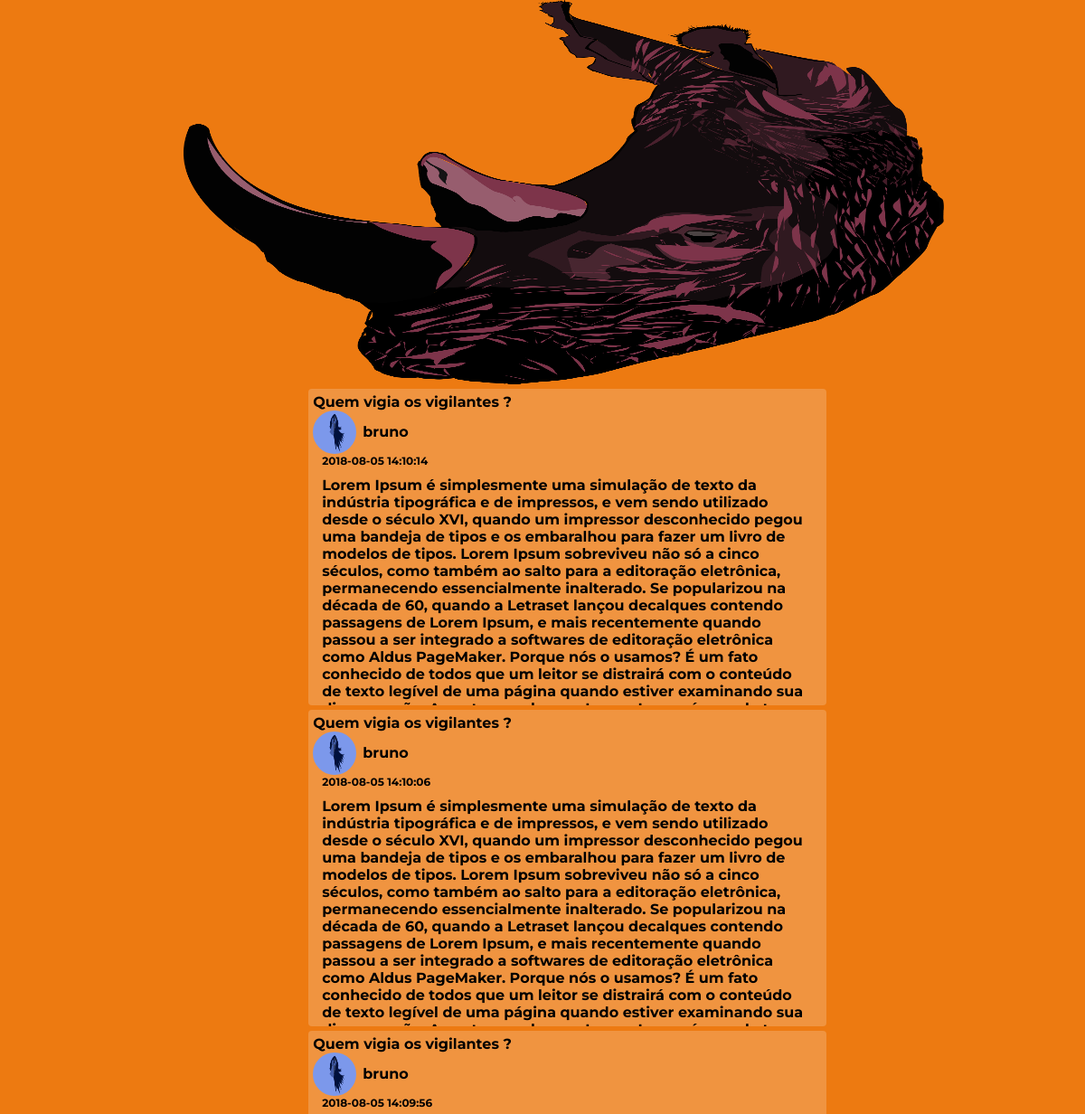
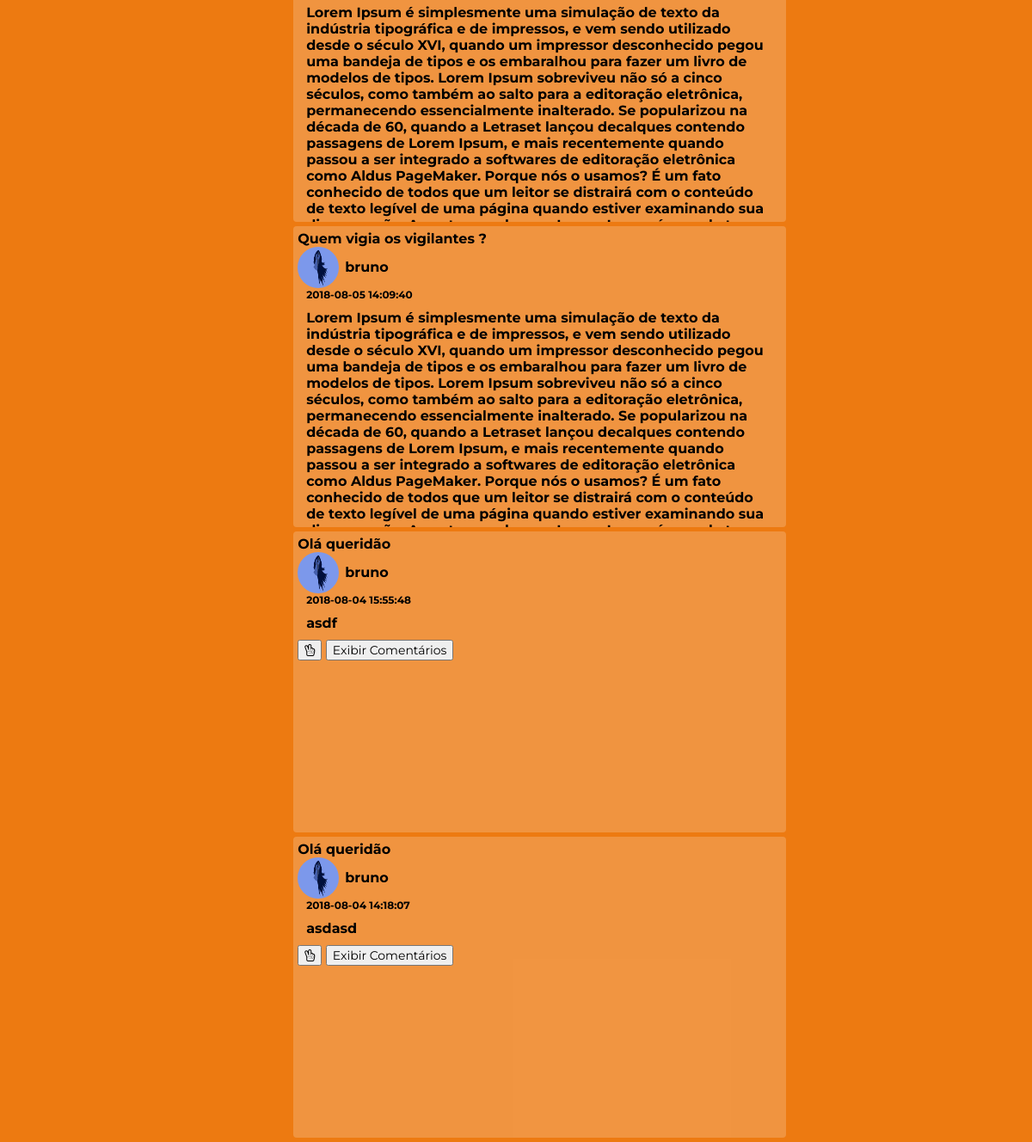
Page /perfil.php (signed in) on the committed database (2 pictures, top to bottom).
### tables this page shows
CREATE TABLE IF NOT EXISTS `users` (
  `id` int(11) NOT NULL AUTO_INCREMENT,
  `nome` varchar(70) NOT NULL,
  `email` varchar(200) NOT NULL,
  `password` varchar(200) NOT NULL,
  `data` datetime NOT NULL,
  `foto` varchar(255) NOT NULL,
  `fotocapa` varchar(255) NOT NULL,
  PRIMARY KEY (`id`),
  UNIQUE KEY `email` (`email`)
);

CREATE TABLE IF NOT EXISTS `posts` (
  `id_post` int(11) NOT NULL AUTO_INCREMENT,
  `id_pergunta` int(11) NOT NULL,
  `texto` varchar(5000) NOT NULL,
  `id_user` int(11) NOT NULL,
  `nome` varchar(255) NOT NULL,
  `data` datetime NOT NULL,
  `like_count` int(11) DEFAULT NULL,
  `created` int(11) DEFAULT NULL,
  PRIMARY KEY (`id_post`),
  KEY `fk_per_post` (`id_pergunta`),
  KEY `id_user` (`id_user`)
);

CREATE TABLE IF NOT EXISTS `pergunta` (
  `id_per` int(11) NOT NULL AUTO_INCREMENT,
  `perguntas` varchar(255) NOT NULL,
  `data` datetime NOT NULL DEFAULT CURRENT_TIMESTAMP ON UPDATE CURRENT_TIMESTAMP,
  PRIMARY KEY (`id_per`)
);

### processos/dao.usuario.php (called while the page is built, shortened)
<?php
	class UsuarioDAO extends Conexao{
		function listarUsuario(){
			$resultado = $this->query("SELECT * FROM users");
			$resultado->setFetchMode(PDO::FETCH_ASSOC);
			$lista = $resultado->fetchAll();
			return $lista;
		}
	}

### processos/dao.registro.php (called while the page is built, shortened)
<?php
	class RegistroDAO extends Conexao{
		function BuscarEmail($email){
			$comando = $this->prepare("SELECT * FROM users WHERE email= ?");
			try{
				$param = array($email);
				$comando->execute($param);
				$comando->setFetchMode(PDO::FETCH_ASSOC);
				$resultado = $comando->fetchAll();
			}catch(Exception $e){
				$this->Mensagem = $e->getMessage();
				return null;
			}
			$usu = null;
			if(count($resultado)>=1){
				$usu = $resultado[0];
			}
			return $usu;
		}
	}
?>

### processos/dao.post.php (called while the page is built, shortened)
<?php
	class PostDAO extends Conexao{
		function ListarPost(){
			$resultado = $this->query("SELECT p.*, ask.perguntas as perg, u.foto as usuariofoto, u.nome as usuarionome,
									  u.fotocapa as usuariocapa
									  FROM posts p inner join pergunta ask ON (p.id_pergunta = ask.id_per)
									  	   inner join users u ON (p.id_user = u.id) ORDER by data DESC
									  ");
			$resultado->setFetchMode(PDO::FETCH_ASSOC);
			$lista = $resultado->fetchAll();
			return $lista;
		}
}
?>

### perfil.php (the view, shortened to what this page needs)
<?php
include("inc/topo.php");
require_once("processos/dao.registro.php");
include("processos/dao.post.php");
require_once("processos/dao.usuario.php");
$postDAO = new PostDAO();
$postslista = $postDAO->ListarPost();
$usuarioDAO = new UsuarioDAO();
$usuariolista = $usuarioDAO->listarUsuario();
?>
	<link rel="stylesheet" type="text/css" href="css/perfil.css">
	<section class="perfil">
		<section id="infoPerfil">
			<div class="fotoCapa">
				<?php foreach($usuariolista as $usuario){
						if($_SESSION["usuario"] == $usuario["id"] && $usuario["fotocapa"] != null){?>
				<img id="fotoCapaPerfil" src="fotos/capa/<?=$usuario["fotocapa"]?>"/>
			<?php }else if ($_SESSION["usuario"] == $usuario["id"] && $usuario["fotocapa"] == null){?>
				<img id="fotoCapaPerfil" src="fotos/capa/fotocapa.png"/>
			<?php }}?>
			</div>
		</section>
		<section class="postUsuario">
			<?php
				foreach($postslista as $post){
					if($post["nome"] == $_SESSION["usuario.nome"]){
			?>
				<div class="commentPerfil">
					<div class="conteudoPost">
						<h3 id="perguntatexto"><?=$post["perg"];?></h3>
						<img id="campoFotoFeed" src="fotos/perfil/<?=$post["usuariofoto"]?>"/>
						<p id="user"><b><?=$post["nome"];?></br></p>
						<span id="dataPost"><?=$post["data"];?></span>
						<p id="texto"><?=$post["texto"];?></p>
						<button style="font-size:14px"><i class="fa fa-hand-peace-o"></i></button>
						<button style="font-size:14px" id="abre_comentario"
								onClick="$('#<?=$post["id_post"];?>').fadeToggle();">Exibir Comentários
						</button>
					</div>
				</div>
			<?php }} ?>
		</section>
	</section>

### inc/topo.php (shortened to what this page needs)
<?php
include("processos/dao.registro.php");
$usuariosDAO = new RegistroDAO();
$buscarEmail = $usuariosDAO->BuscarEmail($_SESSION["usuario.email"]);
?>
<!doctype html>
<html>
<head>
	<link rel="stylesheet" href="https://cdnjs.cloudflare.com/ajax/libs/font-awesome/4.7.0/css/font-awesome.min.css">
	<link rel="stylesheet" type="text/css" href="../css/menulateral.css"/>
	<link rel="stylesheet" type="text/css" href="../css/main_footer.css"/>
</head>
<body>
	<header class="lateral">
		<nav  class="container">
		<ul class="box">
			<div id="fotoCapa">
					<div id="campoPerfil">
						<li class="userFoto">
				<a href="perfil.php"><?php if($buscarEmail["foto"] == null){?>
								<i class="fa fa-id-badge" style="font-size:48px"></i><?php
										}else{?>
				<img id="fotoPerfil" src="fotos/perfil/<?=$buscarEmail["foto"]?>"/><?php }?><p id="nomeUsu"><?=$buscarEmail["nome"]?></p>
			</a>
			</li>
			</div>
				</div>
		</ul>
		</nav>
	</header>
	<main>

### css/menulateral.css (style rules this page uses)
* { margin: 0; font-family: 'Montserrat', sans-serif; font-size: 12pt; outline: none; transition: all .23s ease-in-out; }
*, *:before, *:after { -webkit-box-sizing: border-box; -moz-box-sizing: border-box; box-sizing: border-box; }
body { margin-left:55px; background-color: #9370DB; }
.lateral { padding:0 50px 0 0; -moz-transition: all 0.5s ease; -webkit-transition: all 0.5s ease; -o-transition: all 0.5s ease; transition: all 0.5s ease; font-size:0.8em; background:rgb(44,62,80); height:100%; overflow:hidden; width:370px; position:fixed; top:0; left:-320px; }
.lateral:before { z-index:1000; content: url(icone-menu.png); font-size:4em; color:white; position:fixed; left:4px; top:45px; }
.lateral .box { list-style-type:none; margin-bottom:1em;; padding-bottom:1em; }
.container { position:relative; font-size:0.7em; margin:1em 0 1em 6em; padding:0; }
.container li { padding:0; margin:0; }
.container li a, .container li a:link { font-size:0.9em; color:rgb(255,255,255); text-decoration: none; padding: 0.8em 0 0.8em 1em; display: block; -moz-transition: all 1.2s ease; -webkit-transition: all 1.2s ease; -o-transition: all 1.2s ease; transition: all 1.2s ease; }
#fotoCapa { position: relative; width: 276px; height: 76px; }
#campoPerfil { position: absolute; left: 45%; margin-left: -120px; top: 80%; margin-top: -61px; width:100%; height: 100%; }
.userFoto { width: 100%; height: 100%; }

### css/main_footer.css (style rules this page uses)
main { min-height: 100vh; min-height: -webkit-calc(100vh - 100px); min-height: -moz-calc(100vh - 100px); min-height: calc(100vh - 100px); }

### css/perfil.css (style rules this page uses)
* { margin: 0; font-family: 'Montserrat', sans-serif; outline: none; transition: all .23s ease-in-out; }
body { margin-left:55px; }
#infoPerfil { width: 100%; height: 100%; padding: 0; }
div.fotoCapa { position: relative; width: 841px; height: 425px; padding: 0; max-height: 425px; left: 50%; margin-left: -425px; }
#fotoCapaPerfil { position: relative; margin-top: 0; min-width: 100%; min-height: 100%; max-width: 50%; max-height: 425px; left: 50%; margin-left: -420px; z-index: -1; }
#campoFotoFeed { width: 48px; height: 48px; border-radius: 50%; }
.commentPerfil { display: block; position: relative; padding:5px; max-width: 50%; max-height:300px; min-height: 350px; left: 50%; margin-left: -25%; margin-top: 5px; margin-bottom:5px; border-radius: 4px; overflow-y: auto; background-color:rgba(255,255,255,0.2); }
p#texto { margin: 0; padding: 10px; height: auto; }
#user { display: block; margin-top: -38px; margin-left: 55px; }
#dataPost { display: block; font-size: 9pt; margin-left: 10px; margin-top: 15px; }

### rows in the picture
users: fotocapa (picture)
posts: id_pergunta.perguntas "Quem vigia os vigilantes ?", id_user.foto (picture), nome "bruno", data "2018-08-05 14:10:14", texto "Lorem Ipsum é simplesmente uma simulação de texto da indústria tipográfica e de impressos, e vem sendo utilizado desde o século XVI, quando um impressor desconhecido pegou uma bandeja de tipos e os embaralhou para fazer um livro de modelos de tipos. Lorem Ipsum sobreviveu não só a cinco séculos, como também ao salto para a editoração eletrônica, permanecendo essencialmente inalterado. Se popularizou na década de 60, quando a Letraset lançou decalques contendo passagens de Lorem Ipsum, e mais recentemente quando passou a ser integrado a softwares de editoração eletrônica como Aldus PageMaker. Porque nós o usamos? É um fato conhecido de todos que um leitor se distrairá com o conteúdo de texto…"
posts: id_pergunta.perguntas "Quem vigia os vigilantes ?", id_user.foto (picture), nome "bruno", data "2018-08-05 14:10:06", texto "Lorem Ipsum é simplesmente uma simulação de texto da indústria tipográfica e de impressos, e vem sendo utilizado desde o século XVI, quando um impressor desconhecido pegou uma bandeja de tipos e os embaralhou para fazer um livro de modelos de tipos. Lorem Ipsum sobreviveu não só a cinco séculos, como também ao salto para a editoração eletrônica, permanecendo essencialmente inalterado. Se popularizou na década de 60, quando a Letraset lançou decalques contendo passagens de Lorem Ipsum, e mais recentemente quando passou a ser integrado a softwares de editoração eletrônica como Aldus PageMaker. Porque nós o usamos? É um fato conhecido de todos que um leitor se distrairá com o conteúdo de texto…"
posts: id_pergunta.perguntas "Quem vigia os vigilantes ?", id_user.foto (picture), nome "bruno", data "2018-08-05 14:09:56", texto "Lorem Ipsum é simplesmente uma simulação de texto da indústria tipográfica e de impressos, e vem sendo utilizado desde o século XVI, quando um impressor desconhecido pegou uma bandeja de tipos e os embaralhou para fazer um livro de modelos de tipos. Lorem Ipsum sobreviveu não só a cinco séculos, como também ao salto para a editoração eletrônica, permanecendo essencialmente inalterado. Se popularizou na década de 60, quando a Letraset lançou decalques contendo passagens de Lorem Ipsum, e mais recentemente quando passou a ser integrado a softwares de editoração eletrônica como Aldus PageMaker. Porque nós o usamos? É um fato conhecido de todos que um leitor se distrairá com o conteúdo de texto…"
posts: id_pergunta.perguntas "Quem vigia os vigilantes ?", id_user.foto (picture), nome "bruno", data "2018-08-05 14:09:40", texto "Lorem Ipsum é simplesmente uma simulação de texto da indústria tipográfica e de impressos, e vem sendo utilizado desde o século XVI, quando um impressor desconhecido pegou uma bandeja de tipos e os embaralhou para fazer um livro de modelos de tipos. Lorem Ipsum sobreviveu não só a cinco séculos, como também ao salto para a editoração eletrônica, permanecendo essencialmente inalterado. Se popularizou na década de 60, quando a Letraset lançou decalques contendo passagens de Lorem Ipsum, e mais recentemente quando passou a ser integrado a softwares de editoração eletrônica como Aldus PageMaker. Porque nós o usamos? É um fato conhecido de todos que um leitor se distrairá com o conteúdo de texto…"
posts: id_pergunta.perguntas "Olá queridão", id_user.foto (picture), nome "bruno", data "2018-08-04 15:55:48", texto "asdf"
posts: id_pergunta.perguntas "Olá queridão", id_user.foto (picture), nome "bruno", data "2018-08-04 14:18:07", texto "asdasd"
